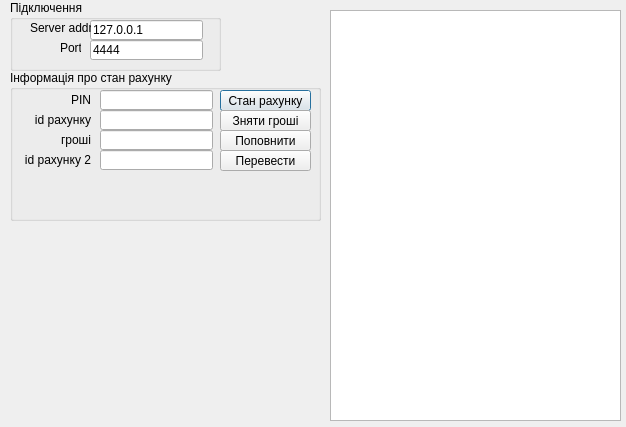
<?xml version="1.0" encoding="UTF-8"?>
<ui version="4.0">
 <class>Client</class>
 <widget class="QDialog" name="Client">
  <property name="geometry">
   <rect>
    <x>0</x>
    <y>0</y>
    <width>626</width>
    <height>427</height>
   </rect>
  </property>
  <property name="windowTitle">
   <string>Client</string>
  </property>
  <widget class="QGroupBox" name="groupBox">
   <property name="geometry">
    <rect>
     <x>10</x>
     <y>0</y>
     <width>211</width>
     <height>71</height>
    </rect>
   </property>
   <property name="title">
    <string>Підключення</string>
   </property>
   <widget class="QLineEdit" name="addr">
    <property name="geometry">
     <rect>
      <x>80</x>
      <y>20</y>
      <width>113</width>
      <height>20</height>
     </rect>
    </property>
    <property name="text">
     <string>127.0.0.1</string>
    </property>
   </widget>
   <widget class="QLabel" name="label">
    <property name="geometry">
     <rect>
      <x>20</x>
      <y>20</y>
      <width>61</width>
      <height>16</height>
     </rect>
    </property>
    <property name="text">
     <string>Server addr</string>
    </property>
   </widget>
   <widget class="QLabel" name="label_2">
    <property name="geometry">
     <rect>
      <x>50</x>
      <y>40</y>
      <width>21</width>
      <height>16</height>
     </rect>
    </property>
    <property name="text">
     <string>Port</string>
    </property>
   </widget>
   <widget class="QLineEdit" name="port">
    <property name="geometry">
     <rect>
      <x>80</x>
      <y>40</y>
      <width>113</width>
      <height>20</height>
     </rect>
    </property>
    <property name="text">
     <string>4444</string>
    </property>
   </widget>
  </widget>
  <widget class="QGroupBox" name="grpInfo">
   <property name="enabled">
    <bool>true</bool>
   </property>
   <property name="geometry">
    <rect>
     <x>10</x>
     <y>70</y>
     <width>311</width>
     <height>151</height>
    </rect>
   </property>
   <property name="title">
    <string>Інформація про стан рахунку</string>
   </property>
   <widget class="QPushButton" name="pushButton_3">
    <property name="geometry">
     <rect>
      <x>210</x>
      <y>20</y>
      <width>91</width>
      <height>21</height>
     </rect>
    </property>
    <property name="text">
     <string>Стан рахунку</string>
    </property>
   </widget>
   <widget class="QLineEdit" name="edtPIN">
    <property name="geometry">
     <rect>
      <x>90</x>
      <y>20</y>
      <width>113</width>
      <height>20</height>
     </rect>
    </property>
   </widget>
   <widget class="QLabel" name="label_5">
    <property name="geometry">
     <rect>
      <x>20</x>
      <y>20</y>
      <width>61</width>
      <height>20</height>
     </rect>
    </property>
    <property name="layoutDirection">
     <enum>Qt::LeftToRight</enum>
    </property>
    <property name="text">
     <string>PIN</string>
    </property>
    <property name="alignment">
     <set>Qt::AlignRight|Qt::AlignTrailing|Qt::AlignVCenter</set>
    </property>
   </widget>
   <widget class="QLabel" name="label_6">
    <property name="geometry">
     <rect>
      <x>20</x>
      <y>60</y>
      <width>61</width>
      <height>20</height>
     </rect>
    </property>
    <property name="layoutDirection">
     <enum>Qt::LeftToRight</enum>
    </property>
    <property name="text">
     <string>гроші</string>
    </property>
    <property name="alignment">
     <set>Qt::AlignRight|Qt::AlignTrailing|Qt::AlignVCenter</set>
    </property>
   </widget>
   <widget class="QLineEdit" name="moneyValue">
    <property name="geometry">
     <rect>
      <x>90</x>
      <y>60</y>
      <width>113</width>
      <height>20</height>
     </rect>
    </property>
   </widget>
   <widget class="QLineEdit" name="accountId">
    <property name="geometry">
     <rect>
      <x>90</x>
      <y>40</y>
      <width>113</width>
      <height>20</height>
     </rect>
    </property>
   </widget>
   <widget class="QLabel" name="label_7">
    <property name="geometry">
     <rect>
      <x>20</x>
      <y>40</y>
      <width>61</width>
      <height>20</height>
     </rect>
    </property>
    <property name="layoutDirection">
     <enum>Qt::LeftToRight</enum>
    </property>
    <property name="text">
     <string>id рахунку</string>
    </property>
    <property name="alignment">
     <set>Qt::AlignRight|Qt::AlignTrailing|Qt::AlignVCenter</set>
    </property>
   </widget>
   <widget class="QPushButton" name="pushButton_4">
    <property name="geometry">
     <rect>
      <x>210</x>
      <y>40</y>
      <width>91</width>
      <height>21</height>
     </rect>
    </property>
    <property name="text">
     <string>Зняти гроші</string>
    </property>
   </widget>
   <widget class="QPushButton" name="pushButton_5">
    <property name="geometry">
     <rect>
      <x>210</x>
      <y>60</y>
      <width>91</width>
      <height>21</height>
     </rect>
    </property>
    <property name="text">
     <string>Поповнити</string>
    </property>
   </widget>
   <widget class="QLabel" name="label_8">
    <property name="geometry">
     <rect>
      <x>10</x>
      <y>80</y>
      <width>71</width>
      <height>20</height>
     </rect>
    </property>
    <property name="layoutDirection">
     <enum>Qt::LeftToRight</enum>
    </property>
    <property name="text">
     <string>id рахунку 2</string>
    </property>
    <property name="alignment">
     <set>Qt::AlignRight|Qt::AlignTrailing|Qt::AlignVCenter</set>
    </property>
   </widget>
   <widget class="QLineEdit" name="accountId2">
    <property name="geometry">
     <rect>
      <x>90</x>
      <y>80</y>
      <width>113</width>
      <height>20</height>
     </rect>
    </property>
   </widget>
   <widget class="QPushButton" name="pushButton_6">
    <property name="geometry">
     <rect>
      <x>210</x>
      <y>80</y>
      <width>91</width>
      <height>21</height>
     </rect>
    </property>
    <property name="text">
     <string>Перевести</string>
    </property>
   </widget>
  </widget>
  <widget class="QTextEdit" name="message">
   <property name="geometry">
    <rect>
     <x>330</x>
     <y>10</y>
     <width>291</width>
     <height>411</height>
    </rect>
   </property>
  </widget>
 </widget>
 <layoutdefault spacing="6" margin="11"/>
 <resources/>
 <connections/>
</ui>
